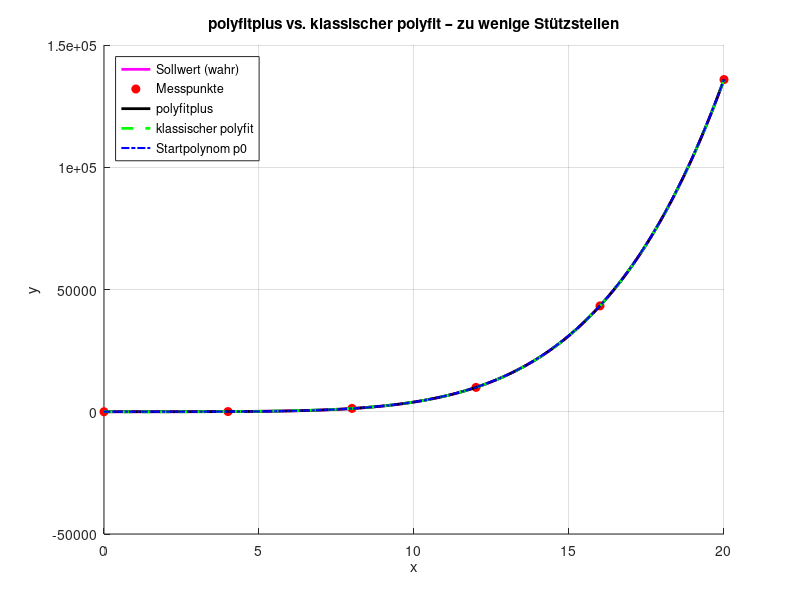

Recreate this plot in MATLAB.
clear; clc; close all;

% Wahrer Sollverlauf (5. Ordnung)
x_true = linspace(0, 20, 200);
y_true = 0.05*x_true.^5 - 0.2*x_true.^4 + x_true.^3 - 0.5*x_true.^2 + 1.5*x_true + 2;

% "Gemessene" Stützstellen – viel zu wenige!
x = linspace(0, 20, 6);  % nur 4 Punkte!
y_meas = 0.05*x.^5 - 0.2*x.^4 + x.^3 - 0.5*x.^2 + 1.5*x + 2 + randn(size(x))*50;

% Ziel: eigentlich 5. Ordnung, aber das geht mit polyfit nicht direkt
n_total = 5;     % gewünschte Gesamtordnung
nfit = 2;        % nur die unteren Terme werden gefittet

% Startpolynom (wir „wissen“ etwas über die höheren Terme)
p0 = [0.05, -0.2, 1, 0, 0, 0];  % Startpolynom bis Grad 5

% --- polyfitplus ---
yp0 = polyval(p0, x);
yfit = y_meas - yp0;
pfit = polyfit(x, yfit, nfit);
pfit_extended = [zeros(1, length(p0)-length(pfit)), pfit];
pplus = p0 + pfit_extended;

% --- klassischer polyfit (nur bis Grad 2 möglich) ---
p_classic = polyfit(x, y_meas, n_total);

% --- Auswertung ---
y_plus = polyval(pplus, x_true);
y_classic = polyval(p_classic, x_true);

% --- Plot ---
figure; hold on; grid on;
plot(x_true, y_true, 'm-', 'LineWidth', 2);            % Sollverlauf (wahr)
plot(x, y_meas, 'ro', 'MarkerFaceColor', 'r');         % Messpunkte
plot(x_true, y_plus, 'k-', 'LineWidth', 2);            % polyfitplus
plot(x_true, y_classic, 'g--', 'LineWidth', 2);        % klassischer polyfit
plot(x_true, polyval(p0, x_true), 'b-.', 'LineWidth', 1.5); % Startpolynom

legend('Sollwert (wahr)', 'Messpunkte', 'polyfitplus', ...
       'klassischer polyfit', 'Startpolynom p0', 'Location', 'NorthWest');
xlabel('x'); ylabel('y');
title('polyfitplus vs. klassischer polyfit – zu wenige Stützstellen');

